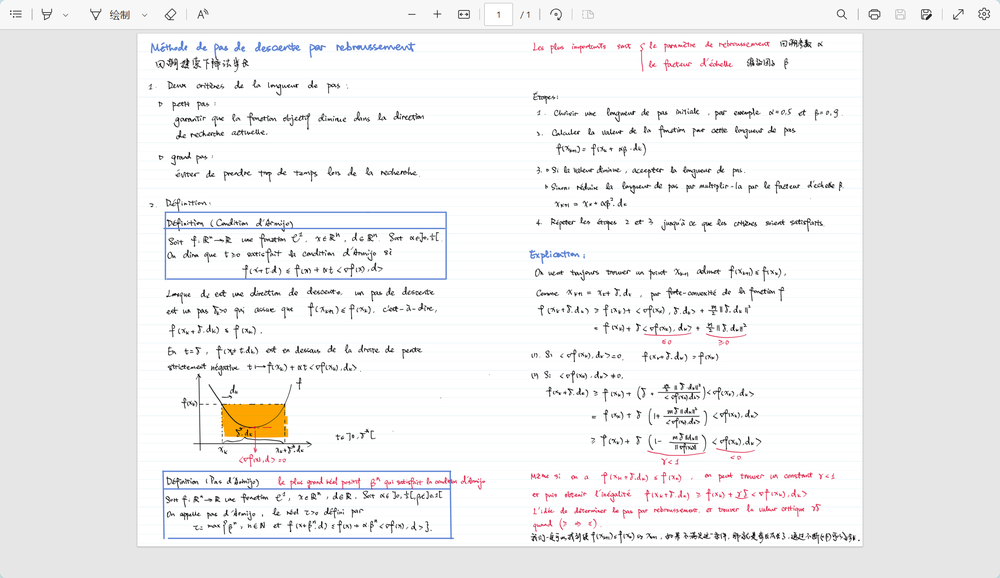
#> input picture img/1711636477382.png, 1000 x 578 px, shrunk from 2088 x 1206 before the run; its folder holds only this picture in this run
$ python -i pdf_recog.py   (imports and definitions only)
#> lines starting #> are read from the running program, lines starting #| are printed output that depends on the picture
import fitz  # PyMuPDF
import os
import io
from PIL import Image, ImageOps

class PDFRecog:
    def __init__(self, tempfolder_path="tempfolder"):
        self.tempfolder_path = tempfolder_path
        if not os.path.exists(self.tempfolder_path):
            os.makedirs(self.tempfolder_path)

    # [45 lines left out: functions read_pdf, get_image_and_block_coordinates, not called in this run]

    def save_images(self, data):
        """
        根据坐标数据结构，保存处理后的图像到指定的文件夹。
        :param data: 图像和文本块的坐标数据结构
        """
        # 检查输出文件夹是否为空，如果不是，清空文件夹
        if os.listdir(self.tempfolder_path):
            for file in os.listdir(self.tempfolder_path):
                file_path = os.path.join(self.tempfolder_path, file)
                try:
                    if os.path.isfile(file_path):
                        os.unlink(file_path)
                except Exception as e:
                    print(f"Error while cleaning up the output folder: {e}")

        for page_num, page_data in enumerate(data):
            # 保存图像
            for img_data in page_data["images"]:
                img = Image.open(io.BytesIO(img_data["bytes"]))
                img = img.convert("L")  # 转换为灰度图像
                img = img.point(lambda x: 0 if x < 128 else 255, '1')  # 二值化
                img.save(os.path.join(self.tempfolder_path, f"page_{page_num + 1}_img_{img_data['index'] + 1}.png"))

            # 保存文本块图像
            for block_data in page_data["blocks"]:
                pix = page.get_pixmap(clip=fitz.Rect(block_data["bbox"]))
                img = Image.frombytes("RGB", [pix.width, pix.height], pix.samples)
                img = img.convert("L")  # 转换为灰度图像
                img = img.point(lambda x: 0 if x < 128 else 255, '1')  # 二值化
                img.save(os.path.join(self.tempfolder_path, f"page_{page_num + 1}_block_{block_data['index'] + 1}.png"))

    # [9 lines left out: function simp_recog, not called in this run]

>>> import cv2
>>> picture = cv2.imread('../../img/1711636477382.png', cv2.IMREAD_GRAYSCALE)
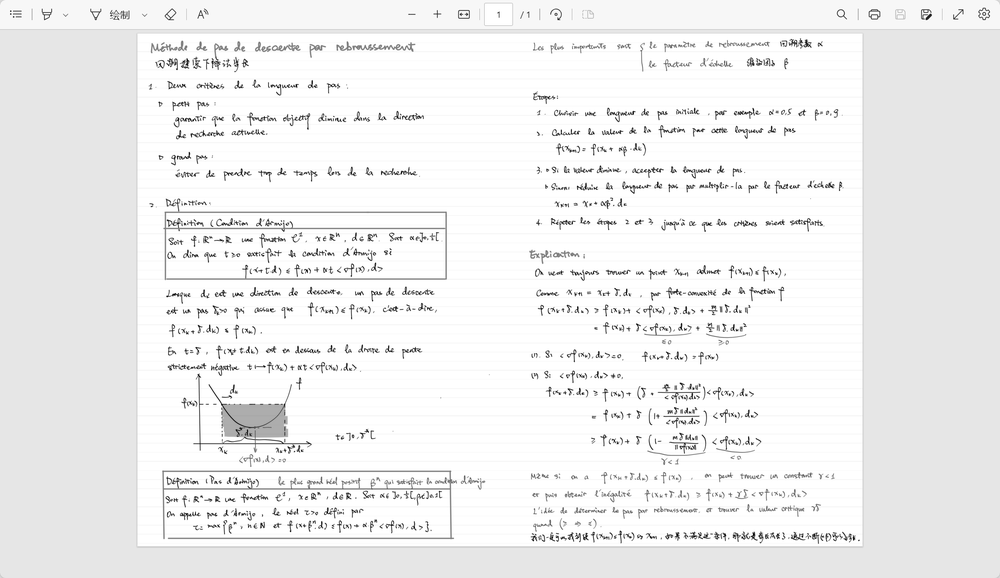
#> picture: shape (578, 1000); min 0, max 255, mean 239.6
>>> result = PDFRecog().save_images(picture)
#> (the run stopped early here; a loop or call above may not have finished)
